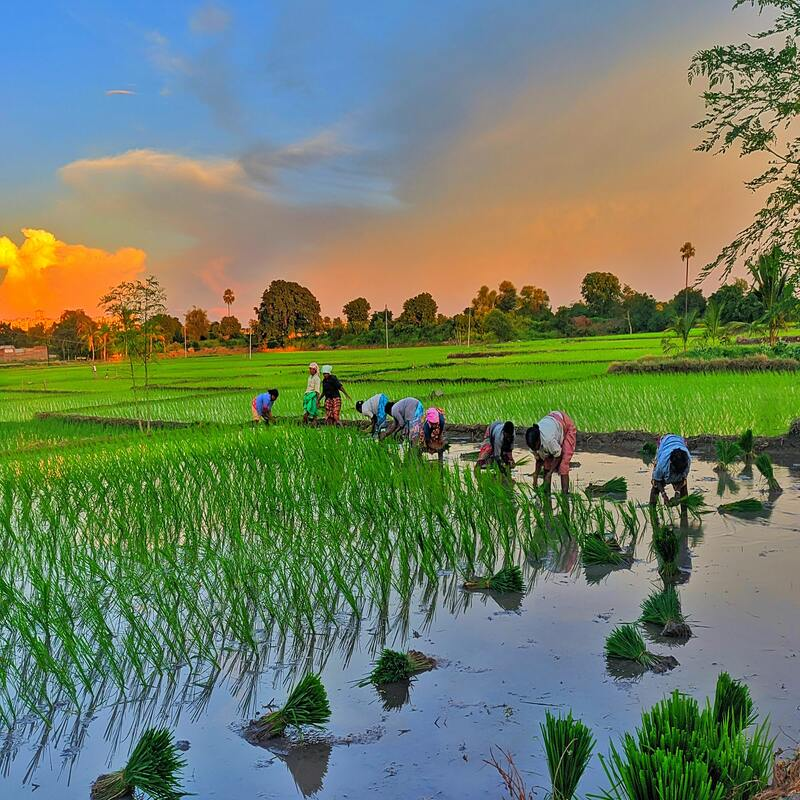
#> input picture Assignment-8/field.jpg, 800 x 800 px
$ jupyter execute 'Morphological Operations.ipynb'
#> lines starting #> are read from the running program, lines starting #| are printed output that depends on the picture; after the words box and inside, x2 and y2 are one past the last pixel; in counts of white or black regions, pixels touching at a corner belong together
[cell 1]
from contextlib import closing
import cv2
import numpy as np
import matplotlib.pyplot as plt

def main():
    img = plt.imread('field.jpg')
#> img is the input picture: shape (800, 800, 3); mean R, G, B 111.6, 127.3, 101.7
    print(img.shape)
#| (800, 800, 3)

    '''Structuring Elements'''

    structuringElement1 = np.ones((3,3), np.uint8)

    structuringElement2 = np.array([[0,0,1,1,0,0],
                                    [0,0,1,1,0,0],
                                    [1,1,1,1,1,1],
                                    [1,1,1,1,1,1],
                                    [0,0,1,1,0,0],
                                    [0,0,1,1,0,0]],np.uint8)

    structuringElement3 = np.array([[0,0,0,0,1,0,0,0,0],
                                    [0,0,0,1,1,1,0,0,0],
                                    [0,0,1,1,1,1,1,0,0],
                                    [0,1,1,1,1,1,1,1,0],
                                    [1,1,1,1,1,1,1,1,1]],np.uint8)

    element_set = [structuringElement1,structuringElement2,structuringElement3]
    morphologicalOperation(element_set,img)

def morphologicalOperation(element_set,img):

    grayscale = cv2.cvtColor(img,cv2.COLOR_RGB2GRAY)
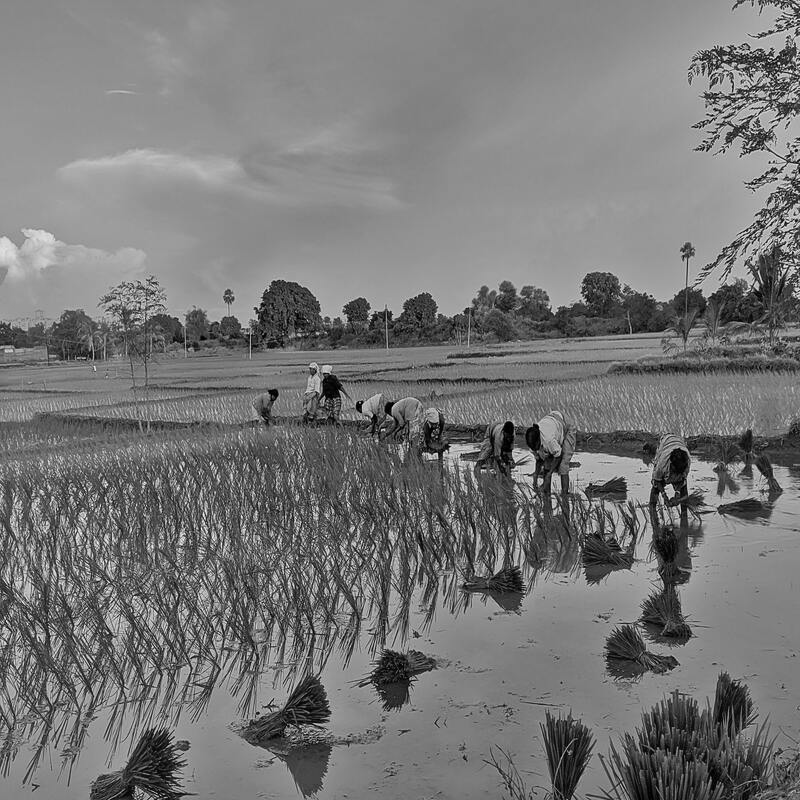
#> grayscale: shape (800, 800); min 0, max 252, mean 119.7
    print(grayscale.shape)
#| (800, 800)
    _,binaryImg = cv2.threshold(grayscale,127,255,cv2.THRESH_BINARY)
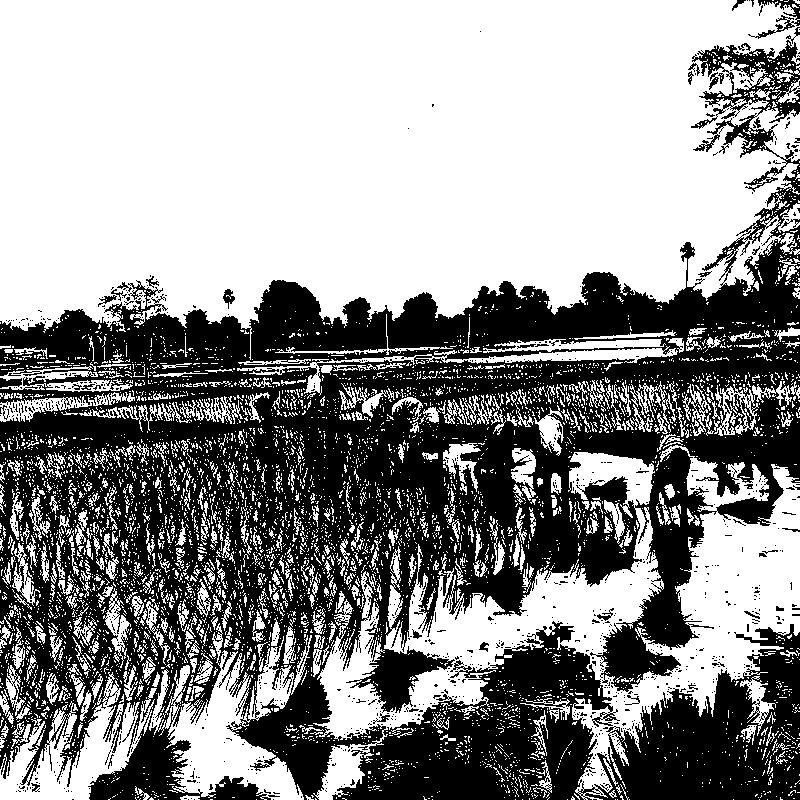
#> binaryImg: shape (800, 800); 56.7% white; 1184 black regions (1140 under 20 px), largest, box (x1, y1, x2, y2) and area: (0, 40, 800, 800) 271207, (748, 0, 800, 39) 490, (0, 378, 22, 388) 160
    ch = len(element_set)

    for i in range(ch):
        print('Structuring Element:',i+1,'{}'.format(element_set[i]))
        erosionImg = cv2.erode(binaryImg,element_set[i],iterations=1)
        dilationImg = cv2.dilate(binaryImg,element_set[i],iterations=1)
        openingImg = cv2.morphologyEx(binaryImg, cv2.MORPH_OPEN,element_set[i])
        closingImg = cv2.morphologyEx(binaryImg, cv2.MORPH_CLOSE,element_set[i])
        img_set = [img,binaryImg,erosionImg,dilationImg,openingImg,closingImg]
        title_set = ['Original Image','Binary Image','Erosion Image','Dilation Image','Opening Image','Closing Image']
        img_plt(img_set,title_set)
#> this loop made 3 passes
#> pass 1, in morphologicalOperation, `erosionImg = cv2.erode(binaryImg,element_set[i],iterations=1)`:
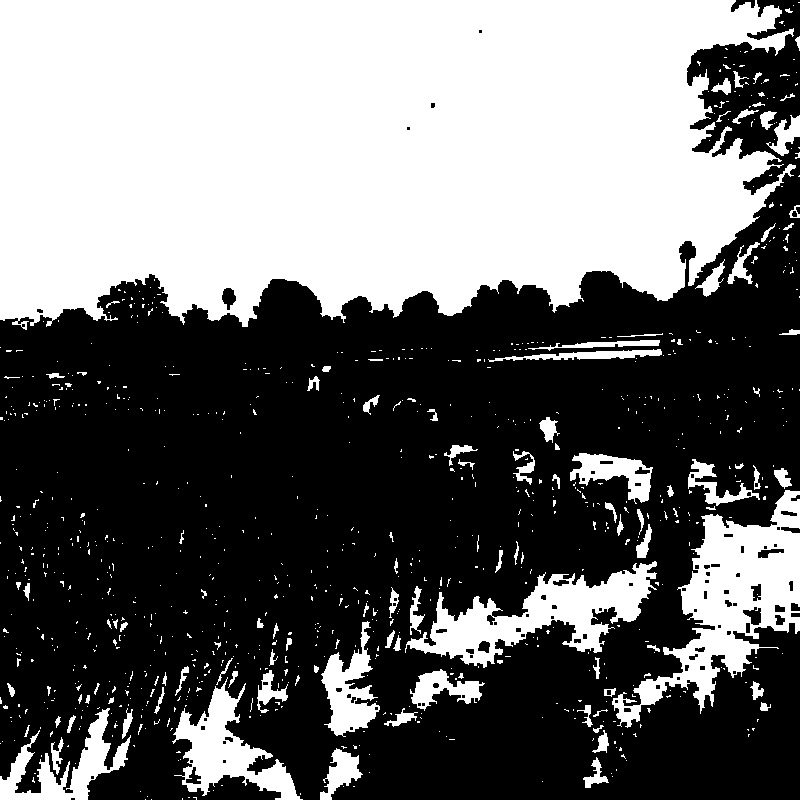
#> erosionImg: shape (800, 800); 43% white; 907 white regions (790 under 20 px), largest, box (x1, y1, x2, y2) and area: (0, 0, 796, 330) 218243, (612, 490, 800, 728) 15289, (405, 561, 657, 668) 9962
#> pass 1, in morphologicalOperation, `dilationImg = cv2.dilate(binaryImg,element_set[i],iterations=1)`:
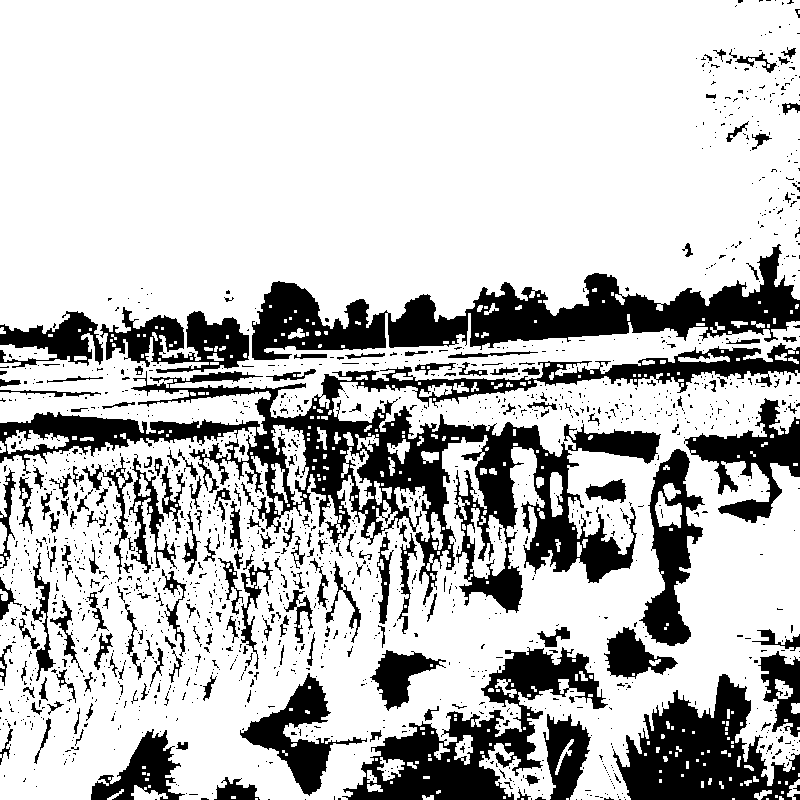
#> dilationImg: shape (800, 800); 76% white; 1598 black regions (1382 under 20 px), largest, box (x1, y1, x2, y2) and area: (0, 343, 800, 613) 43899, (252, 244, 800, 360) 22221, (342, 647, 608, 800) 13181
#> pass 1, in morphologicalOperation, `openingImg = cv2.morphologyEx(binaryImg, cv2.MORPH_OPEN,element_set[i])`:
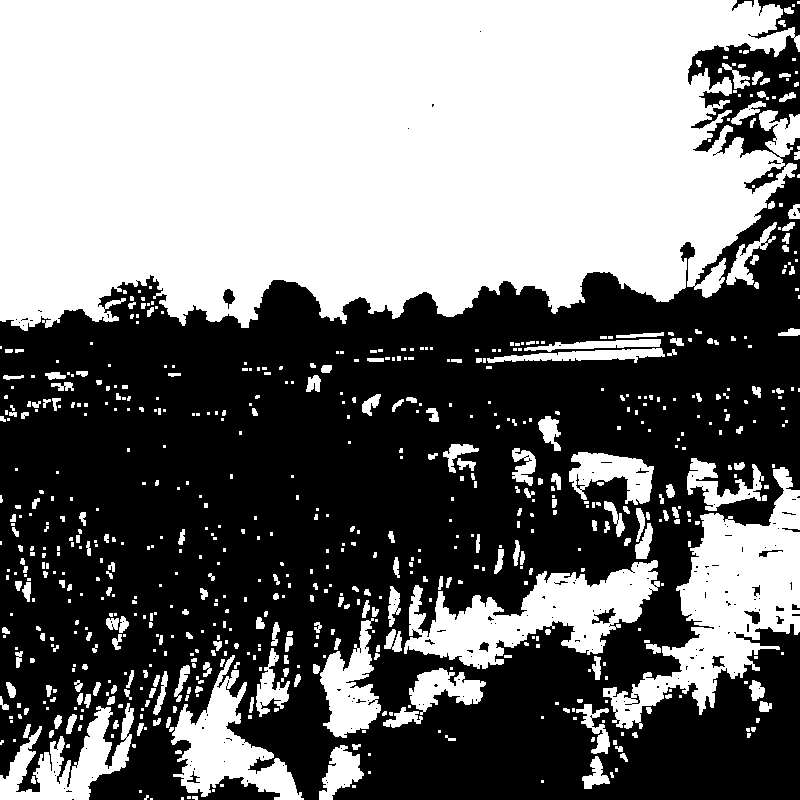
#> openingImg: shape (800, 800); 47.6% white; 688 white regions (413 under 20 px), largest, box (x1, y1, x2, y2) and area: (0, 0, 800, 331) 224144, (603, 467, 800, 729) 18403, (404, 560, 660, 669) 12522
#> pass 1, in morphologicalOperation, `closingImg = cv2.morphologyEx(binaryImg, cv2.MORPH_CLOSE,element_set[i])`:
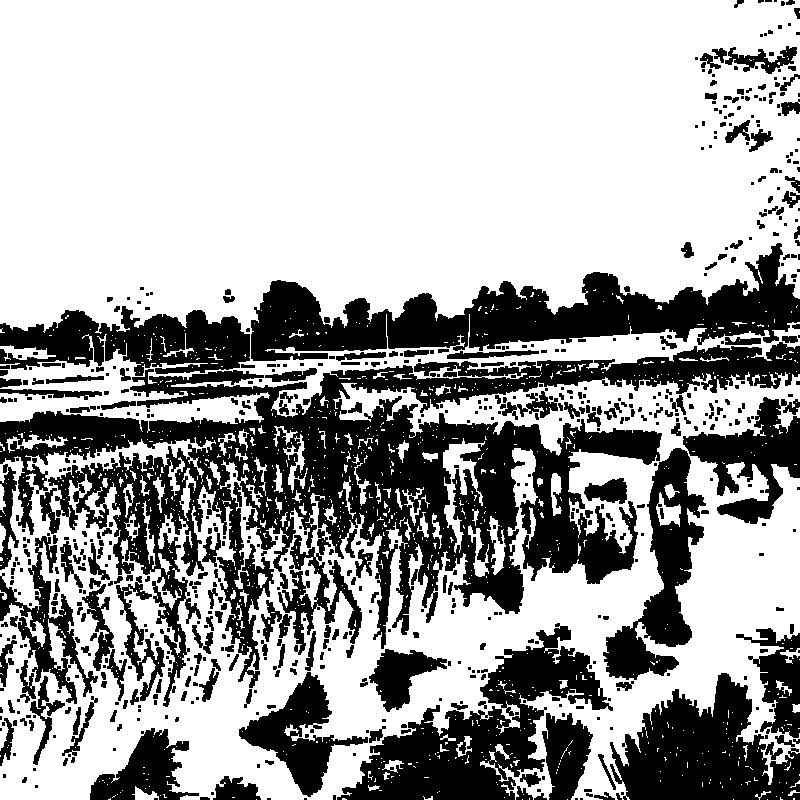
#> closingImg: shape (800, 800); 65.3% white; 688 black regions (405 under 20 px), largest, box (x1, y1, x2, y2) and area: (0, 342, 800, 707) 83685, (251, 243, 800, 361) 26085, (337, 623, 613, 800) 17590
#> pass 2, in img_plt (call 2), `plt.show();`:
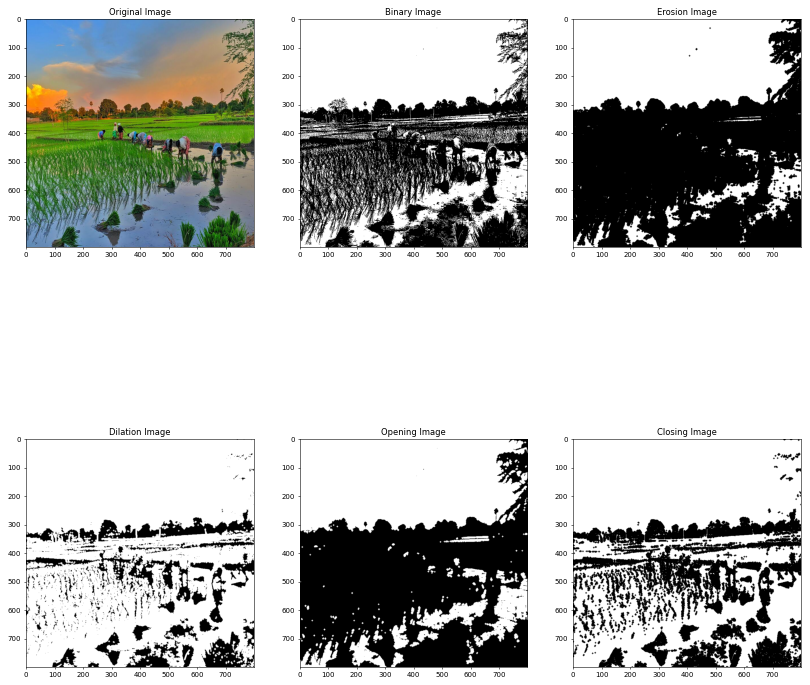
#> figure drawn by matplotlib, 6 panels

def img_plt(img_set,title_set):
    ln = len(img_set)
    plt.figure(figsize=(20,20))
    for i in range(ln):
        ch = len(img_set[i].shape)
        plt.subplot(2,3,i+1)
        if ch == 3 :
            plt.imshow(img_set[i])
        else :
            plt.imshow(img_set[i],cmap='gray')
        plt.title(title_set[i])
    plt.show();


if __name__  == '__main__':
    main()
